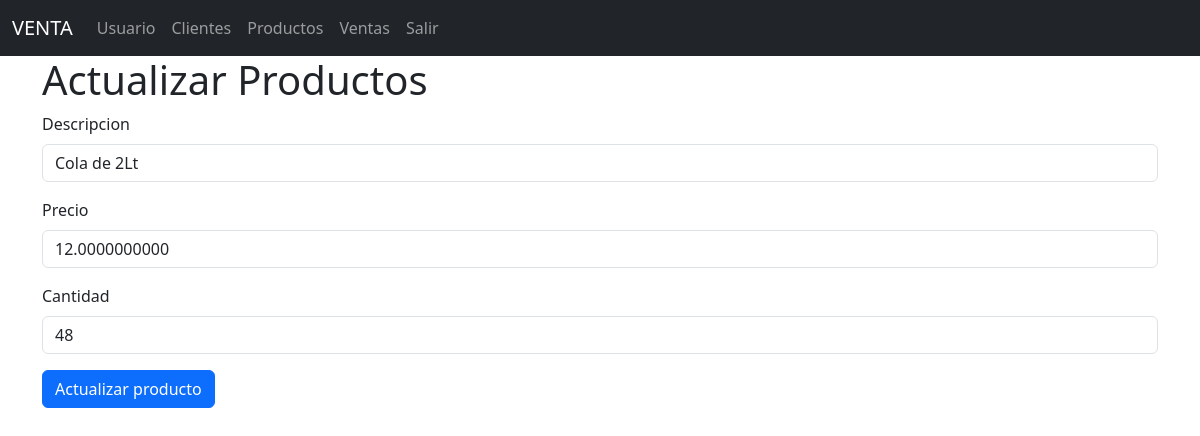
Screenshot of /productos/edit/1 with the database file from the repository.
### models/producto_model.py (models this page shows, shortened)
class Producto(db.Model):
    __tablename__ = "productos"
    id = db.Column(db.Integer, primary_key=True)
    descripcion = db.Column(db.String(120), nullable=False)
    precio = db.Column(db.Float(11,2), nullable=False)
    stock = db.Column(db.Integer, nullable=False)
    ventas = db.relationship('Venta', back_populates='producto')
    @staticmethod
    def get_by_id(id):
        return Producto.query.get(id)

### controllers/producto_controller.py (the view)
@producto_bp.route("/edit/<int:id>", methods=['GET', 'POST'])
def edit(id):
    producto = Producto.get_by_id(id)
    if request.method == 'POST':
        descripcion = request.form['descripcion']
        precio = request.form['precio']
        stock = request.form['stock']
        producto.update(descripcion=descripcion, precio=precio, stock=stock)
        return redirect(url_for('producto.index'))
    return producto_view.edit(producto)

### run.py (called while the page is built)
@app.context_processor
def inject_activate_path():
    def is_activate(path):
        return 'activate' if request.path == path else ''
    return dict(is_activate=is_activate)

### views/producto_view.py (called while the page is built)
def edit(producto):
    return render_template('productos/edit.html',producto = producto)

### templates/productos/edit.html (shortened to what this page needs)
{% extends 'base.html' %}
{% block content %}
<h1>Actualizar  Productos</h1>
<form action="{{ url_for('producto.edit', id=producto.id) }}" method="POST">
    <div class="mb-3">
        <label for="" class="form-label">Descripcion</label>
        <input type="text" class="form-control" name="descripcion" value="{{producto.descripcion}}" required>
    </div>
    <div class="mb-3">
        <label for="" class="form-label">Precio</label>
        <input type="number" class="form-control" name="precio" min="0" step="0.01" value="{{producto.precio}}"required>
    </div>
    <div class="mb-3">
        <label for="" class="form-label">Cantidad</label>
        <input type="number" class="form-control" name="stock" value="{{producto.stock}}"required>
    </div>
    <button type="submit" class="btn btn-primary">Actualizar producto</button>
</form>
{% endblock %}

### rows the page displays
Producto: descripcion "Cola de 2Lt", precio "12.0000000000", stock "48"
